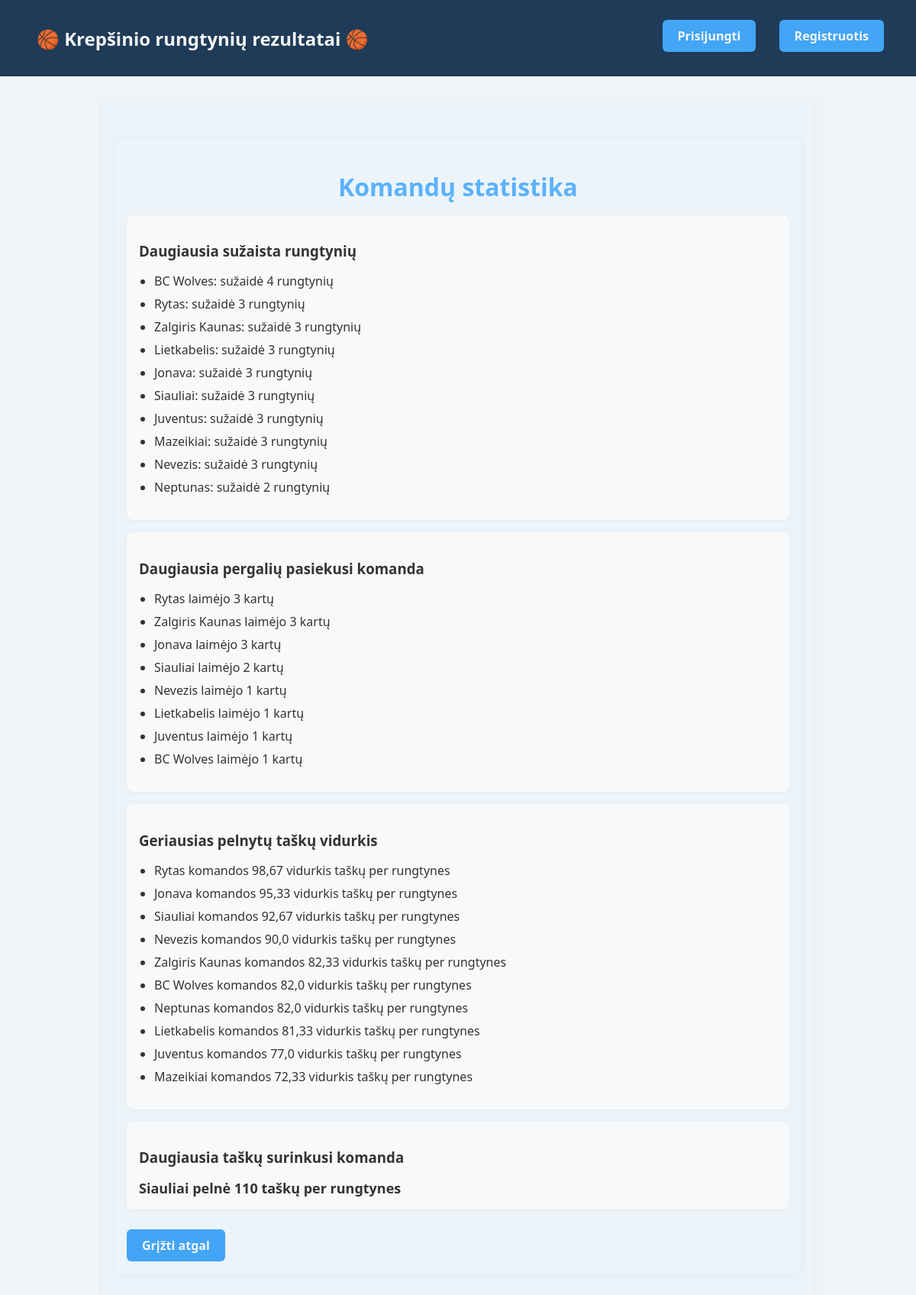
Page /statistics/ on the committed database.
### basketball_results/models.py (models this page shows, shortened)
class BasketballMatch(models.Model):
    match = models.CharField(max_length=100)
    date = models.DateField()
    team1 = models.CharField(max_length=100)
    team2 = models.CharField(max_length=100)
    score1 = models.IntegerField()
    score2 = models.IntegerField()

### basketball_results/views.py (the view)
# urls.py: path('statistics/', statistics_view, name='statistics'),
def statistics_view(request):
    matches = BasketballMatch.objects.all()
    team_games = {}
    for match in matches:
        team_games[match.team1] = team_games.get(match.team1, 0) + 1
        team_games[match.team2] = team_games.get(match.team2, 0) + 1
    team_wins = {}
    for match in matches:
        if match.score1 > match.score2:
            winner = match.team1
        elif match.score1 < match.score2:
            winner = match.team2
        else:
            continue
        team_wins[winner] = team_wins.get(winner, 0) + 1
    from collections import defaultdict
    team_score = defaultdict(list)
    for match in matches:
        team_score[match.team1].append(match.score1)
        team_score[match.team2].append(match.score2)
    team_avg_score = {team: round(sum(scores) / len(scores), 2) for team, scores in team_score.items() }
    top_score = matches.order_by('-score1', '-score2').first()
    top_team = None
    top_points = 0
    if top_score:
        top_team = top_score.team1 if top_score.score1 > top_score.score2 else top_score.team2
        top_points = top_score.score1 if top_score.score1 > top_score.score2 else top_score.score2
    team_games_sorted = dict(sorted(team_games.items(), key=lambda item: item[1], reverse=True))
    team_wins_sorted  = dict(sorted(team_wins.items(), key=lambda item: item[1], reverse=True))
    team_avg_score_sorted  = dict(sorted(team_avg_score.items(), key=lambda item: item[1], reverse=True))
    context = {
        'team_games': team_games_sorted,
        'team_wins': team_wins_sorted,
        'team_avg_score': team_avg_score_sorted,
        'top_team': top_team,
        'top_points': top_points,
    }
    return render(request, 'statistics.html', context)

### basketball_results/templates/statistics.html (shortened to what this page needs)
{% extends 'base.html' %}
{% block content %}
<div class="container">
  <h2>Komandų statistika</h2>
  <div class="stats-block">
    <h3>Daugiausia sužaista rungtynių</h3>
    <ul>
      {% for team, count in team_games.items %}
        <li>{{ team }}: sužaidė {{count}} rungtynių</li>
      {% endfor %}
    </ul>
  </div>
  <div class="stats-block">
    <h3>Daugiausia pergalių pasiekusi komanda</h3>
    <ul>
      {% for team, count in team_wins.items %}
        <li>{{team}} laimėjo {{ count }} kartų</li>
      {% endfor %}
    </ul>
  </div>
  <div class="stats-block">
    <h3>Geriausias pelnytų taškų vidurkis</h3>
    <ul>
      {% for team, avg in team_avg_score.items %}
        <li>{{team}} komandos {{ avg }} vidurkis taškų per rungtynes</li>
      {% endfor %}
    </ul>
  </div>
  <div class="stats-block highlight">
    <h3>Daugiausia taškų surinkusi komanda</h3>
    {% if top_team %}
    <p>{{top_team}} pelnė {{ top_points }} taškų per rungtynes</p>
    {% else %}
    <p>Nėra duomenų.</p>
    {% endif %}
  </div>
  <a href="{% url 'match_list' %}" class="btn">Grįžti atgal</a>
</div>
{% endblock %}

### basketball_results/static/style.css (style rules this page uses)
body { font-family: "Segoe UI", sans-serif; background-color: #f0f4f8; color: #333; margin: 0; padding: 0; }
a { text-decoration: none; }
h1, h2 { margin-bottom: 16px; color: #5bb2fa; font-weight: bold; text-align: center; font-size: 32px; }
.container { max-width: 900px; margin: 32px auto; padding: 16px; background-color: #ecf4f9; border-radius: 8px; box-shadow: 0 0 8px rgba(0, 0, 0, 0.05); }
.btn { background-color: #42a5f5; color: whitesmoke; padding: 10px 20px; margin-top: 10px; margin-right: 10px; border: none; border-radius: 6px; cursor: pointer; font-weight: bold; transition: background-color 0.3s ease; display: inline-block; }
.stats-block { background-color: #f8f9fa; padding: 16px; border-radius: 8px; box-shadow: 0 1px 4px rgba(0, 0, 0, 0.05); margin-bottom: 16px; }
.stats-block h3 { color: #333; margin-bottom: 16px; }
.stats-block ul { padding-left: 20px; list-style-type: disc; }
.stats-block ul li { margin-bottom: 8px; font-size: 16px; }
.stats-block.highlight p { font-weight: bold; font-size: 18px; margin: 0; }

### rows in the picture
BasketballMatch: team_games "BC Wolves" "Rytas", team_wins "Rytas", team_avg_score "Rytas" "BC Wolves"
BasketballMatch: team_games "Zalgiris Kaunas" "Lietkabelis", team_wins "Zalgiris Kaunas", team_avg_score "Zalgiris Kaunas" "Lietkabelis"
BasketballMatch: team_games "Jonava" "Neptunas", team_wins "Jonava", team_avg_score "Jonava" "Neptunas"
BasketballMatch: team_games "Siauliai" "Juventus", team_wins "Siauliai", team_avg_score "Siauliai" "Juventus"
BasketballMatch: team_games "Mazeikiai" "Nevezis", team_wins "Nevezis", team_avg_score "Nevezis" "Mazeikiai"
BasketballMatch: team_wins "Lietkabelis"
BasketballMatch: team_wins "Juventus"
BasketballMatch: team_wins "BC Wolves"
BasketballMatch: team1 "Siauliai"

### other values in the picture
{{ count }} "4" "3" "3" "3" "3" "3" "3" "3" "3" "2"
{{ count }} "3" "3" "3" "2" "1" "1" "1" "1"
{{ avg }} "98,67" "95,33" "92,67" "90,0" "82,33" "82,0" "82,0" "81,33" "77,0" "72,33"
{{ top_points }} "110"
